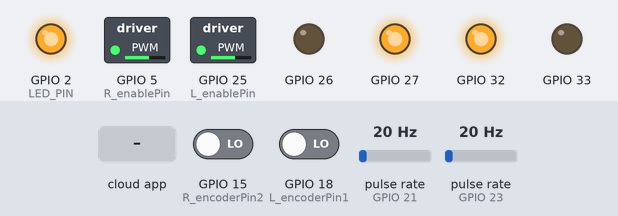
This sketch was run on a simulated ESP32. On the bench: switched loads named in the sketch (green lamp = pin HIGH), output pins drawn as LEDs (lit = HIGH). Wiring (inferred from the names in the program): 2 × pulse sensor: data GPIO 21 / data GPIO 23. The inputs (shaded band) are chosen by the test bench; at power-on: pulse rate (sensors on GPIO 21, GPIO 23) 20 Hz, GPIO 15 (R_encoderPin2) LOW, GPIO 18 (L_encoderPin1) LOW. The ROS host is connected and sends only what is stated.

Above: at 3.2 s.
3.3 s: pulse rate (sensor on GPIO 21) set to 150 Hz
At 5.91 s:
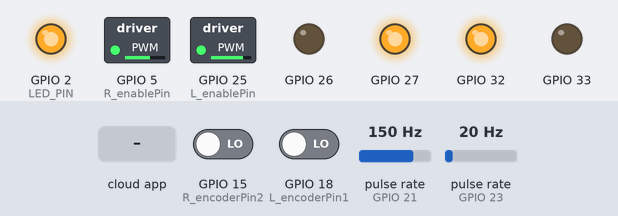
6.3 s: the phone or cloud app sets linear.x to -100
9.3 s: the phone or cloud app sets linear.x to 100
At 11.44 s:
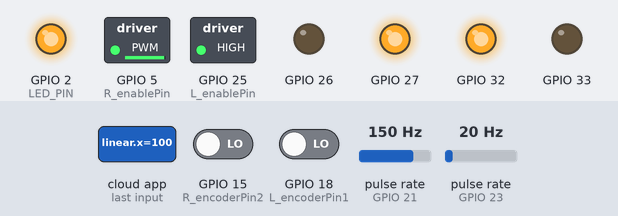
12.3 s: the phone or cloud app sets angular.z to -100
At 12.98 s:
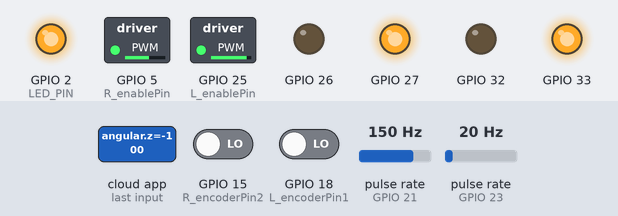
15.3 s: the phone or cloud app sets linear.x to 0
At 15.52 s:
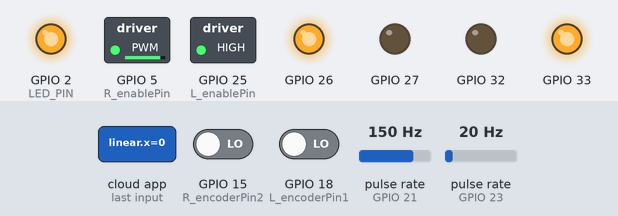
18.3 s: pulse rate (sensor on GPIO 23) set to 4 Hz
Timing chart, 0 to 21.3 s (numbered marks = the images above; inputs shaded):
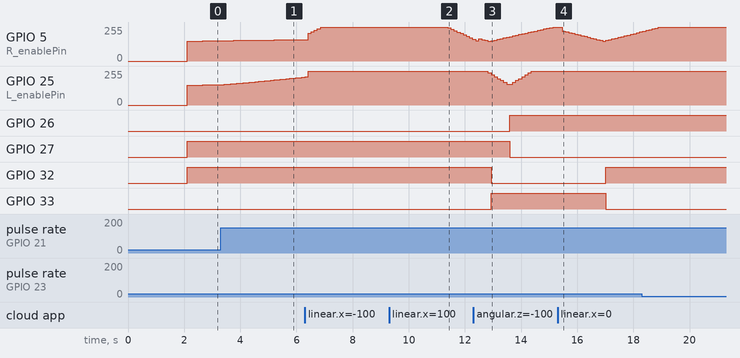

Measured:
- after the input at 9.3 s, GPIO 5 (R_enablePin): moves from 255/255 to 164/255 over 0.88 s, starting after 2.1 s
- after the input at 12.3 s, GPIO 26: LOW → HIGH after 1.3 s instead of 2.3 s; GPIO 27: HIGH → LOW after 1.3 s instead of 2.3 s; GPIO 32: HIGH → LOW after 0.63 s instead of 0.19 s; GPIO 33: LOW → HIGH after 0.63 s instead of 0.19 s
- after the input at 15.3 s, GPIO 5 (R_enablePin): 255/255 → 225/255 after 0.17 s, → 219/255 0.11 s later, → 213/255 0.11 s later, → 207/255 0.11 s later, … (26 changes in this stretch); GPIO 32: LOW → HIGH after 1.7 s; GPIO 33: HIGH → LOW after 1.7 s

The sketch:

Differential_drive_robot_arduino.ino
```cpp
/*Motor controller using micro_ros serial set_microros_transports*/
#include <micro_ros_arduino.h>
#include <stdio.h>
#include <rcl/rcl.h>
#include <rcl/error_handling.h>
#include <rclc/rclc.h>
#include <rclc/executor.h>
#include <geometry_msgs/msg/twist.h>
#include <std_msgs/msg/int32.h>

rcl_subscription_t subscriber;
geometry_msgs__msg__Twist msg;
rclc_executor_t executor;
rcl_allocator_t allocator;
rclc_support_t support;
rcl_node_t node;

rcl_publisher_t publisher1;
rcl_publisher_t publisher2;
std_msgs__msg__Int32 encodervalue_l;
std_msgs__msg__Int32 encodervalue_r;
rcl_timer_t timer;
rcl_timer_t ControlTimer;

int callbackCount;

#define LED_PIN 2
#define RCCHECK(fn) { rcl_ret_t temp_rc = fn; if((temp_rc != RCL_RET_OK)){error_loop();}}
#define RCSOFTCHECK(fn) { rcl_ret_t temp_rc = fn; if((temp_rc != RCL_RET_OK)){error_loop();}}

void error_loop(){
  while(1){
    digitalWrite(LED_PIN, !digitalRead(LED_PIN));
    delay(100);
  }
}

void timer_callback(rcl_timer_t* timer, int64_t last_call_time)
{
  RCLC_UNUSED(last_call_time);
  if (timer != NULL) {
    RCSOFTCHECK(rcl_publish(&publisher1, &encodervalue_l, NULL));
    RCSOFTCHECK(rcl_publish(&publisher2, &encodervalue_r, NULL));

  }
}
void subscription_callback(const void *msgin) {
  callbackCount++;

}
//pin declaration
//Left wheel
int8_t L_FORW =26;
int8_t L_BACK =27;
int8_t L_enablePin= 25;
int8_t L_encoderPin1 = 18; //Encoder Output 'A' must connected with intreput pin of arduino.
int8_t L_encoderPin2 = 21; //Encoder Otput 'B' must connected with intreput pin of arduino.
int8_t R_FORW =33;
int8_t R_BACK =32;
int8_t R_enablePin= 5;
int8_t R_encoderPin1 = 23;
int8_t R_encoderPin2 = 15;


float requiredrpm_LW=15;
int tickPerRevolution_LW=1050;
float requiredrpm_RW=15;
int tickPerRevolution_RW=1055;
int threshold=150;

//pwm parameters setup
const int freq = 30000;
const int pwmChannelL = 0;
const int pwmChannelR = 1;
const int resolution = 8;

class MotorController {
  public:
  int8_t Forward;
  int8_t Backward;
  int8_t Enable;
  int8_t EncoderPinA;
  int8_t EncoderPinB;
  std_msgs__msg__Int32 EncoderCount;
  volatile long CurrentPosition;
  volatile long PreviousPosition;
  volatile long CurrentTime;
  volatile long PreviousTime;
  volatile long CurrentTimeforError;
  volatile long PreviousTimeForError;
  float rpmFilt;
  float eintegral;
  float ederivative;
  float rpmPrev;
  float kp;
  float ki;
  float kd;
  float error;
  float previousError=0;
  int tick;

  MotorController(int8_t ForwardPin, int8_t BackwardPin, int8_t EnablePin, int8_t EncoderA, int8_t EncoderB,int tickPerRevolution){
    this->Forward = ForwardPin;
    this->Backward = BackwardPin;
    this->Enable = EnablePin;
    this->EncoderPinA = EncoderA;
    this->EncoderPinB = EncoderB;
    this->tick=tickPerRevolution;
    pinMode(Forward, OUTPUT);
    pinMode(Backward,OUTPUT);
    pinMode(EnablePin,OUTPUT);
    pinMode(EncoderPinA, INPUT);
    pinMode(EncoderPinB, INPUT);
  }
    void initPID(float proportionalGain, float integralGain, float derivativeGain){
    kp=proportionalGain;
    ki=integralGain;
    kd=derivativeGain;
  }

  float getRpm(){
    CurrentPosition=EncoderCount.data;
    CurrentTime=millis();
    float delta1=((float) CurrentTime-PreviousTime)/1.0e3;
    float velocity=((float)CurrentPosition-PreviousPosition)/delta1;
    float rpm=(velocity/tick)*60;
    rpmFilt = 0.854 * rpmFilt + 0.0728 * rpm + 0.0728 * rpmPrev;
    float rpmPrev = rpm;
    PreviousPosition=CurrentPosition;
    PreviousTime=CurrentTime;
    // Serial.println(rpmFilt);
    return rpmFilt;
  }

  float pid(float setpoint,float feedback){
      CurrentTimeforError=millis();
      float delta2=((float)CurrentTimeforError-PreviousTimeForError)/1.0e3;
      error = setpoint - feedback;
      eintegral=eintegral+(error*delta2);
      ederivative=(error-previousError)/delta2;
      float control_signal = (kp * error)+(ki*eintegral)+(kd*ederivative);

      previousError=error;
      PreviousTimeForError=CurrentTimeforError;
      // Serial.println(control_signal);
      return control_signal;
  }
  void moveBase(float ActuatingSignal,int threshold,int pwmChannel)
  {
    if(ActuatingSignal>0){
      digitalWrite(Forward, HIGH);
      digitalWrite(Backward, LOW);
    }
    else{
      digitalWrite(Forward, LOW);
      digitalWrite(Backward, HIGH);
    }
    int pwm =threshold+(int)fabs(ActuatingSignal);
    if (pwm >255)
      pwm=255;
    ledcWrite(pwmChannel, pwm);


  }
  void plot(float Value1, float Value2){
      Serial.print("Value1:");
      Serial.print(Value1);
      Serial.print(",");
      Serial.print("value2:");
      Serial.println(Value2);


  }
};
MotorController leftWheel(L_FORW,L_BACK,L_enablePin,L_encoderPin1,L_encoderPin2,tickPerRevolution_LW);
MotorController rightWheel(R_FORW,R_BACK,R_enablePin,R_encoderPin1,R_encoderPin2,tickPerRevolution_RW);


void setup() {
  // put your setup code here, to run once:

  leftWheel.initPID(1.8,5,0);
  rightWheel.initPID(1.8,5,0);
  attachInterrupt(digitalPinToInterrupt(leftWheel.EncoderPinB),updateEncoderL, RISING);
  attachInterrupt(digitalPinToInterrupt(rightWheel.EncoderPinA),updateEncoderR, RISING);
  ledcSetup(pwmChannelL, freq, resolution);
  ledcAttachPin(leftWheel.Enable, pwmChannelL);
  ledcSetup(pwmChannelR, freq, resolution);
  ledcAttachPin(rightWheel.Enable, pwmChannelR);

  set_microros_transports();
  pinMode(LED_PIN, OUTPUT);
  digitalWrite(LED_PIN, HIGH);

  delay(2000);

  allocator = rcl_get_default_allocator();

   //create init_options
  RCCHECK(rclc_support_init(&support, 0, NULL, &allocator));

  // create node
  RCCHECK(rclc_node_init_default(&node, "micro_ros_arduino_node", "", &support));

  // create subscriber
  RCCHECK(rclc_subscription_init_default(
    &subscriber,
    &node,
    ROSIDL_GET_MSG_TYPE_SUPPORT(geometry_msgs, msg, Twist),
    "cmd_vel"));

  // create publisher for left wheel
  RCCHECK(rclc_publisher_init_default(
    &publisher1,
    &node,
    ROSIDL_GET_MSG_TYPE_SUPPORT(std_msgs, msg, Int32),
    "left_wheel_tick"));
    //create a publisher for right wheel
    RCCHECK(rclc_publisher_init_default(
    &publisher2,
    &node,
    ROSIDL_GET_MSG_TYPE_SUPPORT(std_msgs, msg, Int32),
    "right_wheel_tick"));

  const unsigned int timer_timeout = 500;
  RCCHECK(rclc_timer_init_default(
    &timer,
    &support,
    RCL_MS_TO_NS(timer_timeout),
    timer_callback));

  const unsigned int samplingT = 10;
  RCCHECK(rclc_timer_init_default(
    &ControlTimer,
    &support,
    RCL_MS_TO_NS(samplingT),
    MotorControll_callback));

  // create executor
  RCCHECK(rclc_executor_init(&executor, &support.context, 3, &allocator));
  RCCHECK(rclc_executor_add_subscription(&executor, &subscriber, &msg, &subscription_callback, ON_NEW_DATA));
  RCCHECK(rclc_executor_add_timer(&executor, &timer));
  RCCHECK(rclc_executor_add_timer(&executor, &ControlTimer));


}

void loop() {
  // put your main code here, to run repeatedly:
  delay(100);
  RCCHECK(rclc_executor_spin_some(&executor, RCL_MS_TO_NS(100)));
}

void MotorControll_callback(rcl_timer_t* timer, int64_t last_call_time){
    float linearVelocity=msg.linear.x;
    float angularVelocity=msg.angular.z;
    float vL=(linearVelocity-(angularVelocity*1/2))*20;
    float vR=(linearVelocity+(angularVelocity*1/2))*20;
    float currentRpmL=leftWheel.getRpm();
    float currentRpmR=rightWheel.getRpm();
  // leftWheel.plot(a,requiredrpm_LW);
  // Serial.println(a);
    // Serial.println(leftWheel.EncoderCount);
    float actuating_signal_LW=leftWheel.pid(vL,currentRpmL);
    float actuating_signal_RW=rightWheel.pid(vR,currentRpmR);
    // Serial.printiln(leftWheel.getRpm());
    leftWheel.moveBase(actuating_signal_LW,threshold,pwmChannelL);
    rightWheel.moveBase(actuating_signal_RW,threshold,pwmChannelR);
}

void updateEncoderL() {
    if (digitalRead(leftWheel.EncoderPinB) > digitalRead(leftWheel.EncoderPinA))
      leftWheel.EncoderCount.data++;
    else
      leftWheel.EncoderCount.data--;
    encodervalue_l=leftWheel.EncoderCount;
  }
void updateEncoderR() {
    if (digitalRead(rightWheel.EncoderPinA) > digitalRead(rightWheel.EncoderPinB))
      rightWheel.EncoderCount.data++;
    else
      rightWheel.EncoderCount.data--;
    encodervalue_r=rightWheel.EncoderCount;
  }
```
